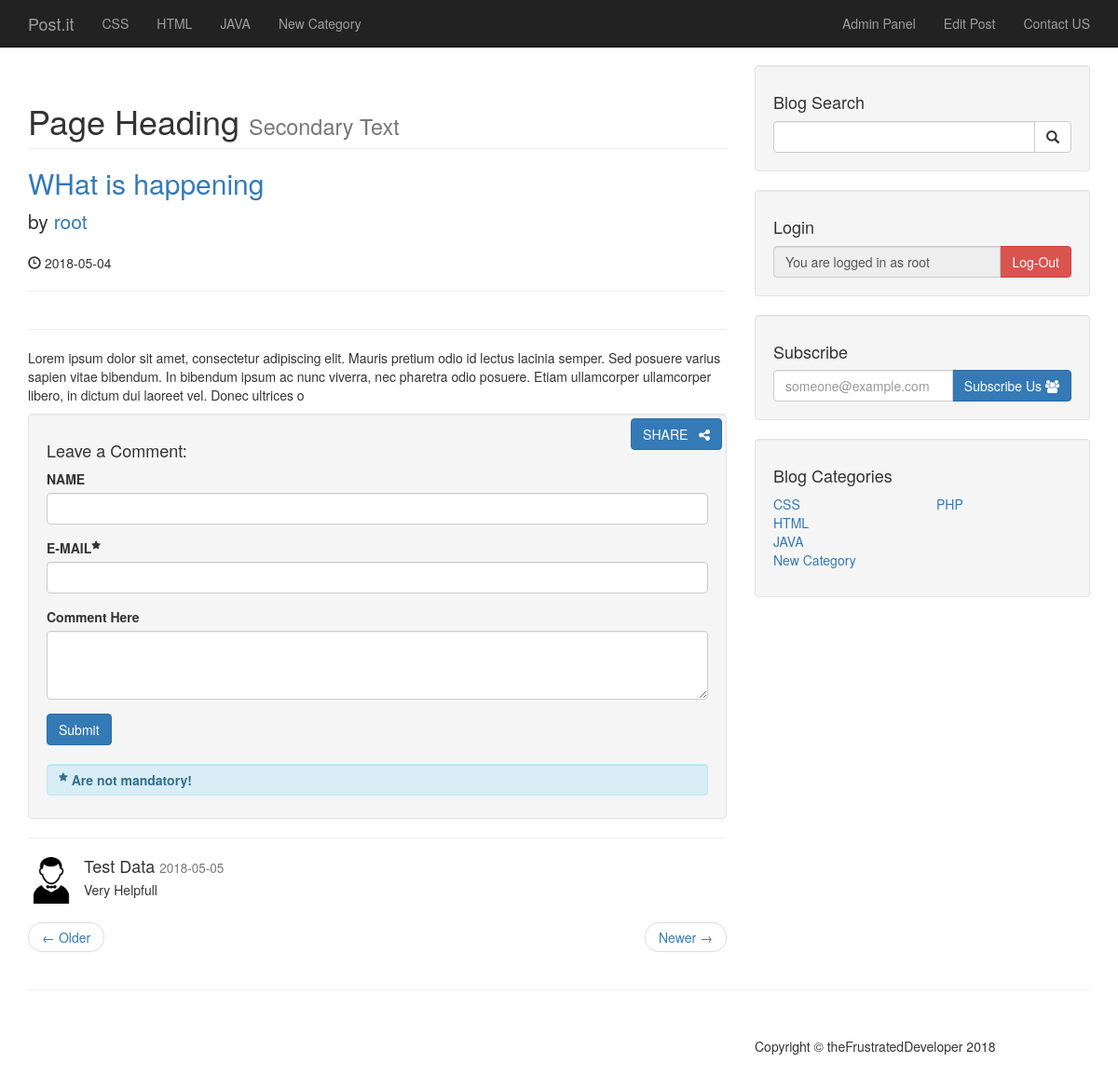
/post.php?p_id=7 (signed in), run on an earlier commit of the app's database.
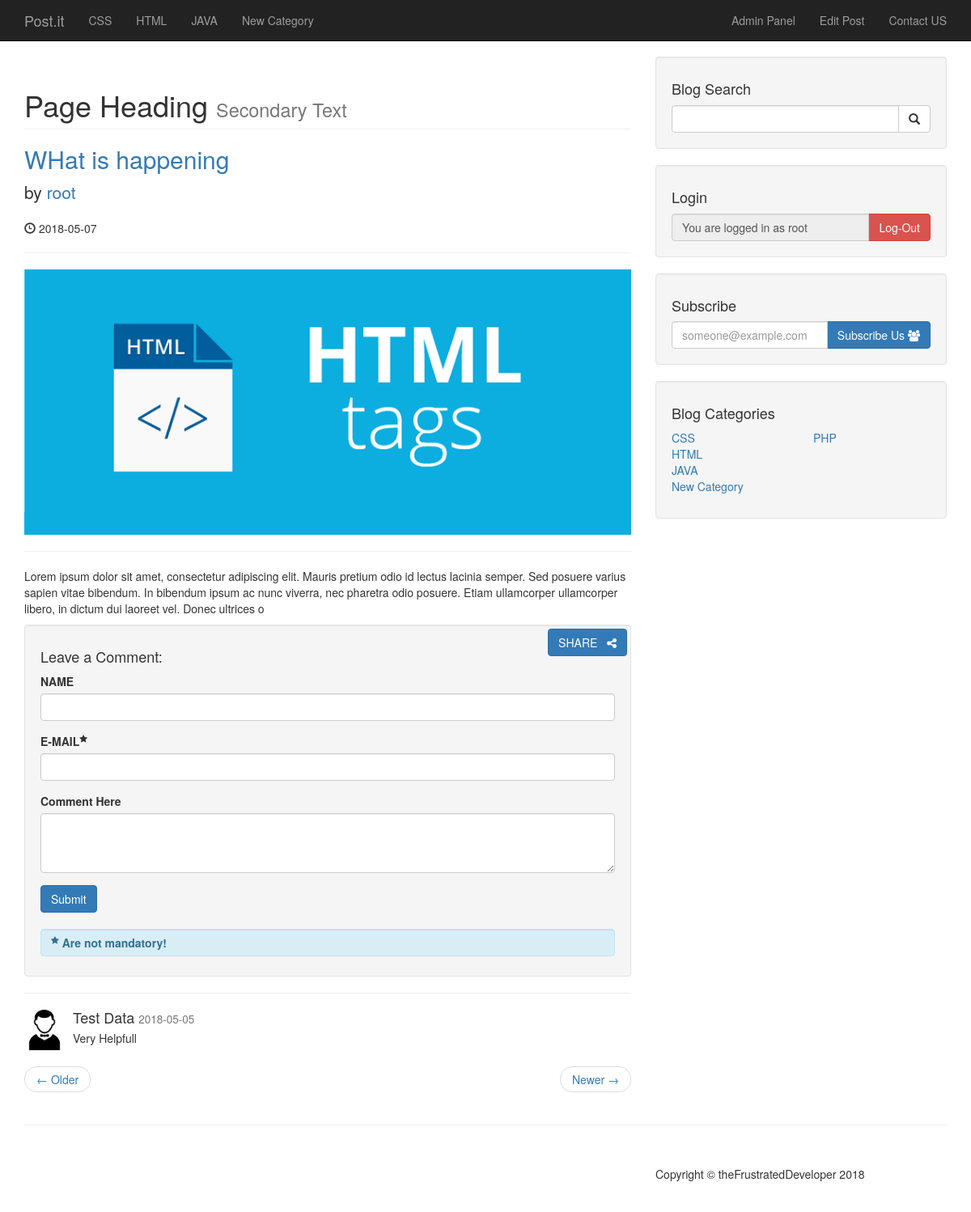
And on a later commit of the database.
### tables this page shows
CREATE TABLE `category` (
  `cat_id` int(3) NOT NULL,
  `cat_title` varchar(32) NOT NULL
);

CREATE TABLE `posts` (
  `post_id` int(3) NOT NULL,
  `cat_id` int(3) NOT NULL,
  `post_title` varchar(32) NOT NULL,
  `post_author` varchar(32) NOT NULL,
  `post_date` date NOT NULL,
  `post_img` text NOT NULL,
  `post_content` text NOT NULL,
  `post_tag` text NOT NULL,
  `post_status` varchar(22) NOT NULL DEFAULT 'draft',
  `views_count` int(11) NOT NULL DEFAULT '1'
);

CREATE TABLE `comments` (
  `cmt_id` int(3) NOT NULL,
  `cmt_post_id` int(3) NOT NULL,
  `cmt_author` varchar(32) NOT NULL,
  `cmt_email` varchar(64) DEFAULT NULL,
  `cmt_content` text NOT NULL,
  `cmt_status` varchar(32) NOT NULL DEFAULT 'draft',
  `cmt_date` date NOT NULL
);

### admin/includes/functions.php (called while the page is built, shortened)
<?php
    function imagePlaceHolder($image = ''){
        if(!$image){
            return '../images/cover/default.png';
        }else{
            return $image;
        }
    }
            ?><?php

### post.php (the view, shortened to what this page needs)
<?php include "includes/header.php";?>
    <?php include "includes/nav.php";?>
    <div class="container">
        <div class="row">
            <div class="col-md-8">
                <h1 class="page-header">
                    Page Heading
                    <small>Secondary Text</small>
                </h1>
                <?php
                    if(isset($_GET['p_id'])){
                        $p_id = $_GET['p_id'];
                        $selectAllfromPosts = "SELECT * FROM posts WHERE post_id=$p_id";
                        $showAllfromPosts = mysqli_query($connect,$selectAllfromPosts);
                        while($row = mysqli_fetch_assoc($showAllfromPosts)){
                            $postID = $row['post_id'];
                            $postTitle = $row['post_title'];
                            $postAuthor = $row['post_author'];
                            $postDate = $row['post_date'];
                            $postImg = $row['post_img'];
                            $postContent = $row['post_content'];
                            $updateViews = "UPDATE posts SET views_count = views_count +1 WHERE post_id = $p_id";
                            mysqli_query($connect,$updateViews);
                ?>
                    <h2>
                    <a href="/cms/post/<?php echo $postID?>"><?php echo $postTitle ?></a>
                    </h2>
                    <p class="lead">
                        by <a href="author_posts.php?author=<?php echo $postAuthor ?>"><?php echo $postAuthor ?></a>
                    </p>
                    <p><span class="glyphicon glyphicon-time"></span><?php echo "   ".$postDate ?></p>
                    <hr>
                        <img class="img-responsive" src="/cms/images/cover/<?php echo imagePlaceHolder($postImg);?>" alt="">
                    <hr>
                    <p><?php echo $postContent ?></p>
                    <div style="float:right;margin-right:5px;margin-top:5px;">
                        <a class="btn btn-primary" href="#">SHARE&nbsp;&nbsp;&nbsp;<i class="fa fa-share-alt" aria-hidden="true"></i></a>
                    </div>
                <?php } } ?>
                <div class="well">
                    <h4>Leave a Comment:</h4>
                    <form action="" method="post" role="form">
                        <div class="form-group">
                            <label for="author">NAME</label>
                            <input type="text" name="cmt_author" class="form-control" required>
                        </div>
                        <div class="form-group">
                            <label for="email">E-MAIL<sup><span class="fa fa-star"></span></sup></label>
                            <input type="email" name="cmt_email" class="form-control">
                        </div>
                        <div class="form-group">
                            <label for="comment">Comment Here</label>
                            <textarea name="cmt_content" class="form-control" rows="3" required></textarea>
                        </div>
                        <button type="submit" name="createComment" class="btn btn-primary">Submit</button><br><br>
                        <div>
                            <label class="form-control alert-info" for="star"><sup><span class="fa fa-star"></span></sup> Are not mandatory! </label>
                        </div>
                    </form>
                </div>
                <hr>
                <?php
                    $p_id = $_GET['p_id'];
                    $selectQuery = "SELECT * FROM comments WHERE cmt_post_id = $p_id AND cmt_status = 'approved'";
                    $performSelectQuery = mysqli_query($connect,$selectQuery);
                    while($row = mysqli_fetch_assoc($performSelectQuery)){
                        $authorName = $row['cmt_author'];
                        $commentDate = $row['cmt_date'];
                        $authorCmt = $row['cmt_content'];
                ?>
                  <div class="media">
                    <a class="pull-left" href="#">
                        <img class="media-object" width="50" height="50" src="images/users/user.png" alt="image">
                    </a>
                    <div class="media-body">
                        <h4 class="media-heading"><?php echo $authorName; ?>
                            <small><?php echo $commentDate; ?></small>
                        </h4>
                        <?php echo $authorCmt; ?>
                    </div>
                </div>
                <?php } ?>
                <ul class="pager">
                    <li class="previous">
                        <a href="#">&larr; Older</a>
                    </li>
                    <li class="next">
                        <a href="#">Newer &rarr;</a>
                    </li>
                </ul>
            </div>
            <?php include "includes/sidebar.php"; ?>
        </div>
        <hr>
<?php include "includes/footer.php"; ?>

### includes/header.php (shortened to what this page needs)
<?php session_start(); include "admin/includes/functions.php";?>
<!DOCTYPE html>
<html lang="en">
<head>
    <link href="/cms/css/bootstrap.min.css" rel="stylesheet">
    <link href="/cms/css/blog-home.css" rel="stylesheet">
    <link rel="stylesheet" href="/cms/admin/font-awesome/css/font-awesome.min.css">
</head>
<body>

### includes/nav.php (shortened to what this page needs)
<nav class="navbar navbar-inverse navbar-fixed-top" role="navigation">
    <div class="container">
        <div class="navbar-header">
            <a class="navbar-brand" href="/cms">Post.it</a>
        </div>
        <div class="collapse navbar-collapse" id="bs-example-navbar-collapse-1">
            <ul class="nav navbar-nav">
                <?php
                $selectAllfromCat = "SELECT * FROM category LIMIT 4";
                $showAllfromCat = mysqli_query($connect,$selectAllfromCat);
                while($row = mysqli_fetch_assoc($showAllfromCat)){
                    $navID = $row['cat_id'];
                    $navTitle = $row['cat_title'];
                    $activeClass = "";
                    $contactClass = "";
                    echo "<li class='$activeClass'><a href='/cms/sidebarCategory/$navID'>$navTitle</a></li>";
                }
                ?>
            </ul>
            <ul class="nav navbar-nav navbar-right">
                <?php
                    if(isset($_SESSION['role'])){
                        echo "<li><a href='/cms/admin'>Admin Panel</a></li>";
                        if($_SESSION['role'] == 1){
                            if(isset($_GET['p_id'])){
                            $postID = $_GET['p_id'];
                            echo "<li><a href='/cms/admin/post_list.php?source=edit_post&p_id=$postID'>Edit Post</a></li>";
                        }
                        }
                    }else{
                        echo "<li><a href='/cms/login'>Login</a></li>";
                    }
                ?>
                <li class="<?php echo $contactClass; ?>"><a href="/cms/contact">Contact US</a></li>
            </ul>
        </div>
    </div>
</nav>

### includes/sidebar.php (shortened to what this page needs)
    <div class="col-md-4">
    <div class="well">
        <h4>Blog Search</h4>
        <form action="search.php" method="get">
        <div class="input-group">
            <input name="search" type="text" class="form-control">
            <span class="input-group-btn">
                <button name="submit" value="true" class="btn btn-default" type="submit">
                    <span class="glyphicon glyphicon-search"></span>
            </button>
            </span>
        </div>
        </form>
    </div>
    <div class="well">
       <?php if(isset($_SESSION['role'])): ?>
           <h4>Login</h4>
           <form action="/cms/includes/logout.php" method="post">
            <div class="input-group">
            <input type="text" name="info" class="form-control" readonly value="You are logged in as <?php echo $_SESSION['username']; ?>">
            <span class="input-group-btn">
                <button name="login" class="btn btn-danger" value="logout" type="submit">
                    Log-Out
                </button>
            </span>
        </div>
        </form>
        <?php endif;?>
        </div>
        <div class="well">
        <h4>Subscribe</h4>
        <form action="" method="post">
        <div class="input-group">
            <input type="email" name="subEmail" class="form-control" placeholder="someone@example.com">
            <span class="input-group-btn">
                <button name="subs" class="btn btn-primary" value="subscriber" type="submit">
                  Subscribe Us&nbsp;<i class="fa fa-users" aria-hidden="true"></i>
                </button>
            </span>
        </div>
    </div>
    <div class="well">
        <h4>Blog Categories</h4>
        <div class="row">
            <div class="col-lg-6">
                <ul class="list-unstyled">
                <?php
                $selectAllfromCat = "SELECT * FROM category LIMIT 4";
                $showAllfromCat = mysqli_query($connect,$selectAllfromCat);
                while($row = mysqli_fetch_assoc($showAllfromCat)){
                    $navID = $row['cat_id'];
                    $navTitle = $row['cat_title'];
                    echo "<li><a href='/cms/sidebarCategory/$navID'>$navTitle</a></li>";
                }
                ?>
                </ul>
            </div>
            <div class="col-lg-6">
                <ul class="list-unstyled">
                <?php
                $selectAllfromCat = "SELECT * FROM category LIMIT 4,8";
                $showAllfromCat = mysqli_query($connect,$selectAllfromCat);
                while($row = mysqli_fetch_assoc($showAllfromCat)){
                    $navID = $row['cat_id'];
                    $navTitle = $row['cat_title'];
                    echo "<li><a href='/cms/sidebarCategory/$navID'>$navTitle</a></li>";
                }
                ?>
                </ul>
            </div>
        </div>
    </div>
</div>

### includes/footer.php (shortened to what this page needs)
        <footer>
            <div class="row">
                <div class="col-lg-8">
                </div>
                <div class="col-lg-4">
                    <p>Copyright &copy; theFrustratedDeveloper 2018</p>
                </div>
            </div>
        </footer>
    </div>
</body>
</html>

### css/blog-home.css (style rules this page uses)
body { padding-top: 70px; }
footer { margin: 50px 0; }

What changed in the data, as far as the page shows it:
changed posts "WHat is happening": post_date "2018-05-04" → "2018-05-07"; post_img: picture added
